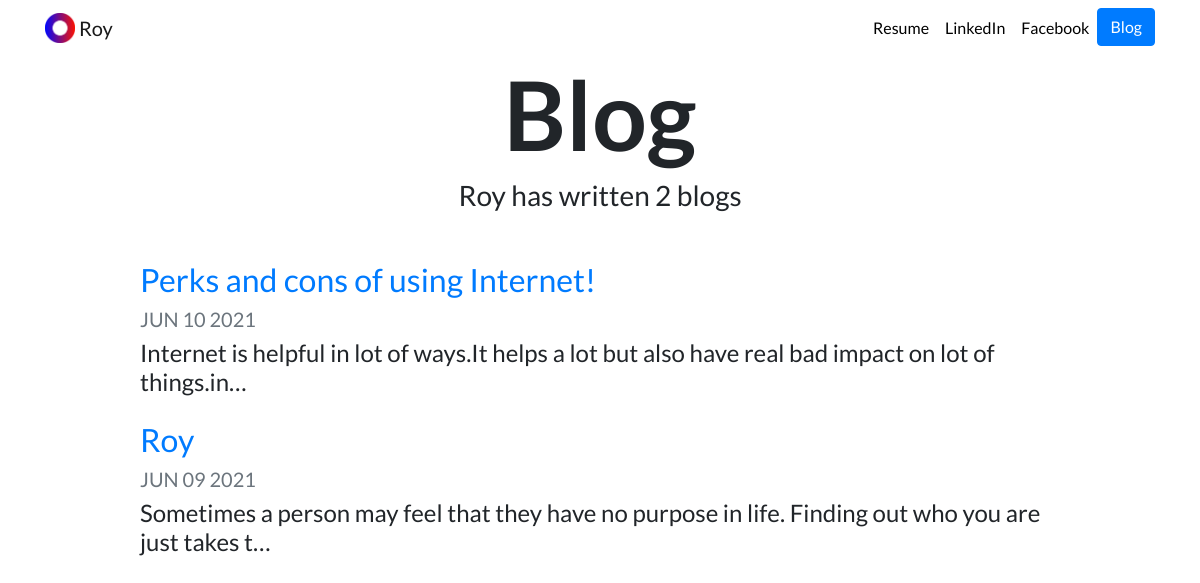
Screenshot of /blog/ with the database file from the repository.
### blog/models.py (models this page shows, shortened)
class Blog(models.Model):
    title = models.CharField(max_length=200)
    blog = models.TextField()
    date = models.DateField()

### blog/views.py (the view)
# urls.py: path('',views.all_blogs,name='all_blogs'),
def all_blogs(request):
    blogs = Blog.objects.order_by('-date')
    return render(request ,'blog/all_blogs.html',{'blogs':blogs})

### blog/templates/blog/all_blogs.html
{% extends "portfolio/base.html" %}
{% load static %}
{% block content %}
<h1 id="blogtitle" class="font-weight-bold text-center">Blog</h1>
<h3 class="text-center mb-5">Roy has written {{ blogs.count }} blog{{ blogs.count|pluralize }}</h3>
{% for blog in blogs %}
<div class="row justify-content-center my-3">
  <div class="col-md-10">
    <a href="{% url 'blog:detail' blog.id %}">
      <h2>{{ blog.title }}</h2>
    </a>
    <h5 class="text-muted">{{ blog.date|date:'M d Y'|upper }}</h5>
    <h4>{{ blog.blog|striptags|truncatechars:100 }}</h4>
  </div>
</div>
{% endfor %}
{% endblock %}

### portfolio/templates/portfolio/base.html (shortened to what this page needs)
{% load static %}
<!doctype html>
<html lang="en">
<head>
  <link rel="stylesheet" href="https://stackpath.bootstrapcdn.com/bootstrap/4.4.1/css/bootstrap.min.css">
  <link rel="stylesheet" href="{% static "portfolio/custom.css" %}">
</head>
<body>
  <nav id="topNav" class="navbar navbar-expand-md navbar-light">
    <div class="container">
      <a class="navbar-brand" href="{% url 'home' %}">
        <img src="{% static "portfolio/Logo.png" %}" width="30" height="30" class="d-inline-block align-top" alt="Nick's Logo">
        <span>Roy</span>
      </a>
      <div class="collapse navbar-collapse text-center" id="navbarNav">
        <ul class="navbar-nav ml-auto">
          <li class="nav-item">
            <a class="nav-link" href="{% static "portfolio/Resume.pdf" %}">Resume</a>
          </li>
          <li class="nav-item">
            <a class="nav-link" href="https://www.linkedin.com/in/debarun-roy-3470a61aa/" target="_blank">LinkedIn</a>
          </li>
          <li class="nav-item">
            <a class="nav-link" href="https://www.facebook.com/babai.roy.904108" target="_blank">Facebook</a>
          </li>
          <li>
            <a role="button" href="{% url 'blog:all_blogs' %}" class="btn btn-primary">Blog</a>
          </li>
        </ul>
      </div>
    </div>
  </nav>
  <div class="container">
    {% block content %}{% endblock %}
  </div>
</body>
</html>

### portfolio/static/custom.css (style rules this page uses)
.navbar-nav .nav-link { color: rgba(0,0,0,1) !important; }
body { font-family: 'Lato', sans-serif; }
#blogtitle { font-size: 6rem; }

### rows the page displays
Blog: title "Perks and cons of using Internet!", date "JUN 10 2021", blog "Internet is helpful in lot of ways.It helps a lot but also have real bad impact on lot of things.in…"
Blog: title "Roy", date "JUN 09 2021", blog "Sometimes a person may feel that they have no purpose in life. Finding out who you are just takes t…"

### other values shown
{{ blogs.count }} "2"
